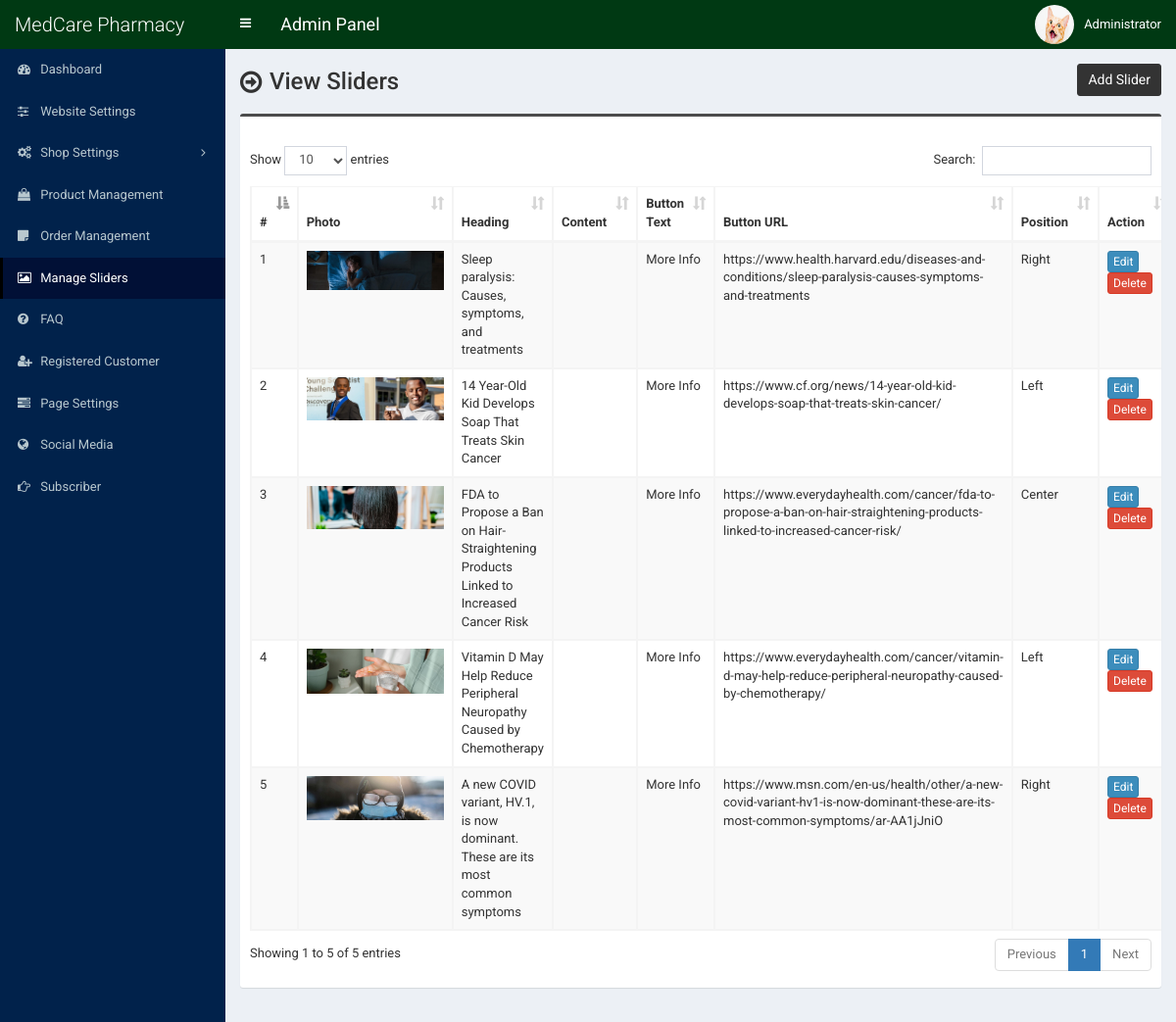
Screenshot of /admin/slider.php (signed in) with the database file from the repository.
### tables this page shows
CREATE TABLE `tbl_slider` (
  `id` int(11) NOT NULL,
  `photo` varchar(255) NOT NULL,
  `heading` varchar(255) NOT NULL,
  `content` text NOT NULL,
  `button_text` varchar(255) NOT NULL,
  `button_url` varchar(255) NOT NULL,
  `position` varchar(255) NOT NULL
);

### admin/slider.php (the view, shortened to what this page needs)
<?php require_once('header.php'); ?>
<section class="content-header">
	<div class="content-header-left">
		<h1>View Sliders</h1>
	</div>
	<div class="content-header-right">
		<a href="slider-add.php" class="btn btn-primary btn-sm">Add Slider</a>
	</div>
</section>
<section class="content">
	<div class="row">
		<div class="col-md-12">
			<div class="box box-info">
				<div class="box-body table-responsive">
					<table id="example1" class="table table-bordered table-hover table-striped">
						<thead>
							<tr>
								<th>#</th>
								<th>Photo</th>
								<th>Heading</th>
								<th>Content</th>
								<th>Button Text</th>
								<th>Button URL</th>
								<th>Position</th>
								<th width="140">Action</th>
							</tr>
						</thead>
						<tbody>
							<?php
							$i=0;
							$statement = $pdo->prepare("SELECT
														id,
														photo,
														heading,
														content,
														button_text,
														button_url,
														position
							                           	FROM tbl_slider
							                           	");
							$statement->execute();
							$result = $statement->fetchAll(PDO::FETCH_ASSOC);
							foreach ($result as $row) {
								$i++;
								?>
								<tr>
									<td><?php echo $i; ?></td>
									<td style="width:150px;"><img src="../assets/uploads/<?php echo $row['photo']; ?>" alt="<?php echo $row['heading']; ?>" style="width:140px;"></td>
									<td><?php echo $row['heading']; ?></td>
									<td><?php echo $row['content']; ?></td>
									<td><?php echo $row['button_text']; ?></td>
									<td><?php echo $row['button_url']; ?></td>
									<td><?php echo $row['position']; ?></td>
									<td>
										<a href="slider-edit.php?id=<?php echo $row['id']; ?>" class="btn btn-primary btn-xs">Edit</a>
										<a href="#" class="btn btn-danger btn-xs" data-href="slider-delete.php?id=<?php echo $row['id']; ?>" data-toggle="modal" data-target="#confirm-delete">Delete</a>
									</td>
								</tr>
								<?php
							}
							?>
						</tbody>
					</table>
				</div>
			</div>
		</div>
	</div>
</section>
<?php require_once('footer.php'); ?>

### admin/style.css (style rules this page uses)
body { font-size: 13px; font-family: "Roboto", sans-serif; }
.content-header > h1, .content-header .content-header-left h1 { font-family: "Roboto", sans-serif; }
.box-info { padding-top: 20px; }
.content-header { overflow: hidden; }
.content-header .content-header-left { float: left; padding-top: 5px; }
.content-header .content-header-right { float: right; }
.content-header .content-header-left h1 { margin-top: 0; margin-bottom: 0; padding-left: 30px; padding-bottom: 5px; font-size: 24px; position: relative; }
.content-header .content-header-left h1:before { position: absolute; top: 0; left: 0; font-family: "FontAwesome", sans-serif; font-size: 26px; content: "\f18e"; }
.content-header .content-header-right a { position: relative; font-size: 14px; }
.box.box-info { border-top-color: #4c4c4c; }
.content-header .content-header-right a { background-color: #333333; border-color: #333333; }

### rows the page displays
tbl_slider: photo (picture), heading "Sleep paralysis: Causes, symptoms, and treatments", button_text "More Info", button_url "https://www.health.harvard.edu/diseases-and-conditions/sleep-paralysis-causes-symptoms-and-treatments", position "Right"
tbl_slider: photo (picture), heading "14 Year-Old Kid Develops Soap That Treats Skin Cancer", button_text "More Info", button_url "https://www.cf.org/news/14-year-old-kid-develops-soap-that-treats-skin-cancer/", position "Left"
tbl_slider: photo (picture), heading "FDA to Propose a Ban on Hair-Straightening Products Linked to Increased Cancer Risk", button_text "More Info", button_url "https://www.everydayhealth.com/cancer/fda-to-propose-a-ban-on-hair-straightening-products-linked-to-increased-cancer-risk/", position "Center"
tbl_slider: photo (picture), heading "Vitamin D May Help Reduce Peripheral Neuropathy Caused by Chemotherapy", button_text "More Info", button_url "https://www.everydayhealth.com/cancer/vitamin-d-may-help-reduce-peripheral-neuropathy-caused-by-chemotherapy/", position "Left"
tbl_slider: photo (picture), heading "A new COVID variant, HV.1, is now dominant. These are its most common symptoms", button_text "More Info", button_url "https://www.msn.com/en-us/health/other/a-new-covid-variant-hv1-is-now-dominant-these-are-its-most-common-symptoms/ar-AA1jJniO", position "Right"

### other values shown
$_SESSION['user']['full_name'] "Administrator"
